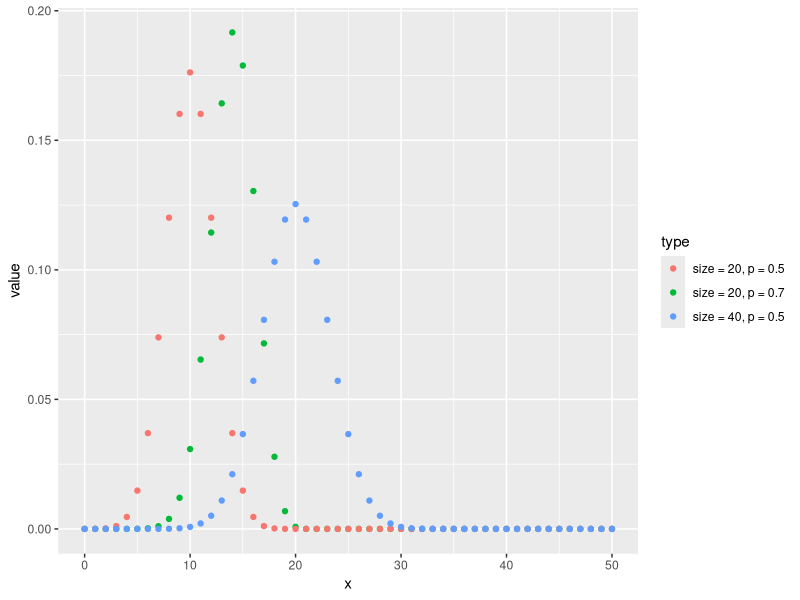
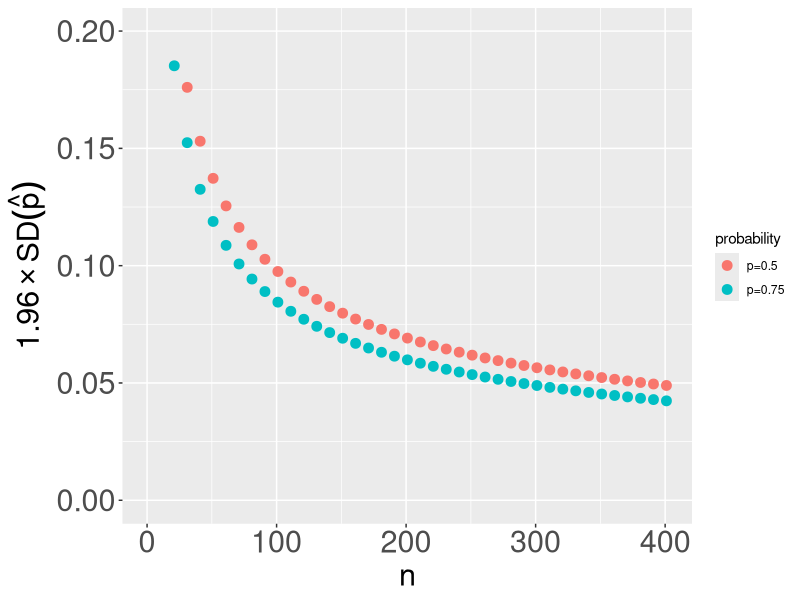
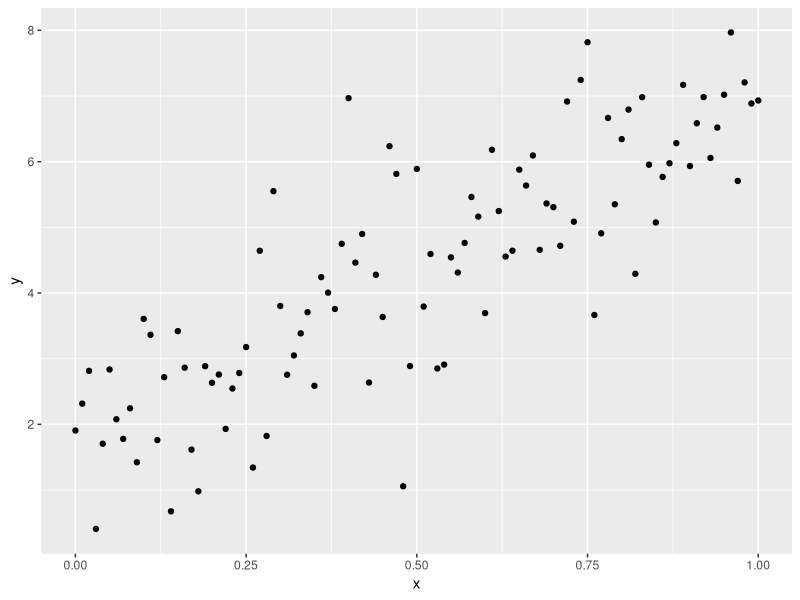
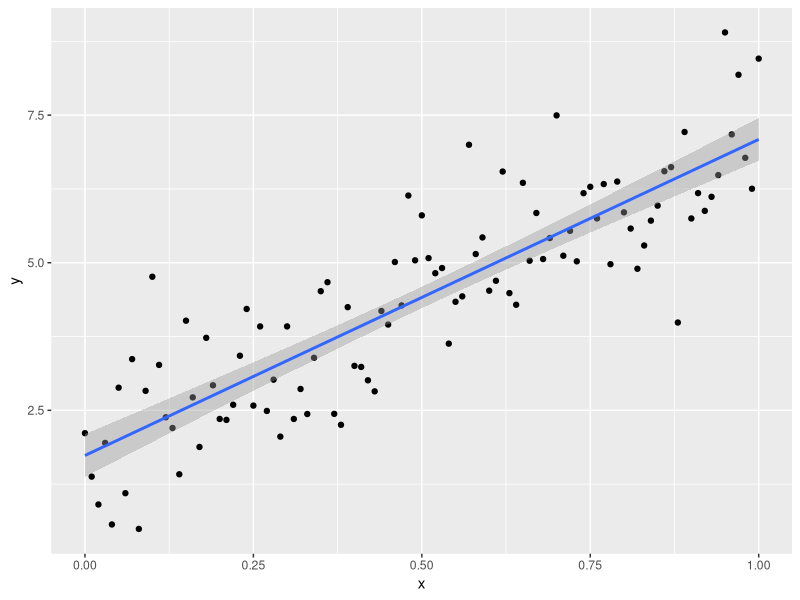

Source code (R) for these figures, in order:
## ---- chunk 1
library( ggplot2 )
x <- seq(0,50)
y1 <- dbinom(x , size = 20 ,prob = 0.7 )
y2 <- dbinom(x , size = 20 ,prob = 0.5 )
y3 <- dbinom(x , size = 40 ,prob = 0.5 )
df1 <- as.data.frame( y1 ) #turn vector into dataframe
colnames(df1) = 'value' #change column names
df2 <- as.data.frame( y2 ) #turn vector into dataframe
colnames(df2) = 'value' #change column names
df3 <- as.data.frame( y3 ) #turn vector into dataframe
colnames(df3) = 'value' #change column names
df1$type <- 'size = 20, p = 0.7' #create a new column called 'type'
df2$type <- 'size = 20, p = 0.5' #create a new column called 'type'
df3$type <- 'size = 40, p = 0.5' #create a new column called 'type'
df <- rbind(df1,df2,df3) #build dataframe from these data
df$x <- x
p <- ggplot( df , aes( x = x , y = value, color = type))
p + geom_point() + scale_fill_discrete()
## ---- chunk 2
p1 <- 0.5
p2 <- 0.75
x <- seq(1,401 , by = 10)
y1 <- 1.96*sqrt(p1*(1-p1))/sqrt(x)
y2 <- 1.96*sqrt(p2*(1-p2))/sqrt(x)
df1 <- as.data.frame(cbind( x ,y1  ))
colnames( df1 ) <- c( 'n' , 'SD')
df1$probability <- "p=0.5"
df2 <- as.data.frame(cbind( x ,y2  ))
colnames( df2 ) <- c( 'n' , 'SD')
df2$probability <- "p=0.75"
df <- rbind(df1 , df2)
pl <- ggplot( df , aes( x = n , y = SD , group = probability , colour = probability ))
ylabl <- expression(1.96%*%SD(hat(p)))
pl + geom_point(size = 3 , alpha = 1) + 
  scale_y_continuous(limits = c(0,0.2) , breaks=seq(0, 0.2, 0.05)) +
  ylab(ylabl) +
  theme(axis.title=element_text(size=22) ,
        axis.text=element_text(size=22))
## ---- chunk 3
m <- 5
b <- 2
x <- seq( 0 , 1 , by = 0.01)
err <- rnorm( length(x) ) #normally distributed error
y <- m*x + b + err
df <- as.data.frame( cbind( x , y ))
p <- ggplot( df , aes( x , y ))
p + geom_point()
#p + geom_point() + stat_smooth( method = "lm" )
## ---- chunk 4
m <- 5
b <- 2
x <- seq( 0 , 1 , by = 0.01)
err <- rnorm( length(x) ) #normally distributed error
y <- m*x + b + err
df <- as.data.frame( cbind( x , y ))
p <- ggplot( df , aes( x , y ))
#p + geom_point()
p + geom_point() + stat_smooth( method = "lm" )
